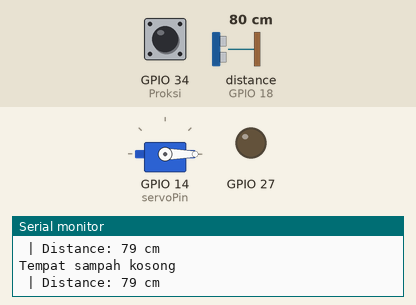
Bench run of a sketch on a simulated ESP32. Parts: servo, output pins drawn as LEDs (lit = HIGH), the last lines printed to the serial monitor. Wiring (inferred from the names in the program): ultrasonic range finder: trigger GPIO 5; echo GPIO 18. Inputs (shaded band) come from the test bench; at power-on: GPIO 34 (Proksi) HIGH, distance to the obstacle (sensor on GPIO 18) 80 cm. The echo pulse lasts 58.3 µs per cm; WiFi joins after 1.5 s; servers stay silent unless stated; no MQTT or app messages arrive unless stated; pins used as bus, display or sensor lines are not drawn.

Above: at 2.7 s.
2.8 s: GPIO 34 (Proksi) pulled LOW for 0.6 s
At 3.8 s:
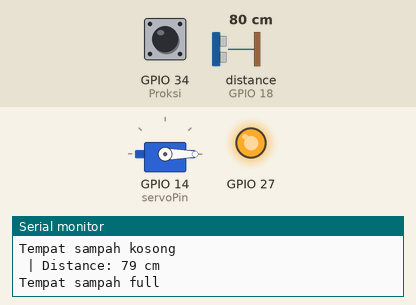
6.5 s: distance to the obstacle (sensor on GPIO 18) set to 12 cm
8.0 s: distance to the obstacle (sensor on GPIO 18) set to 9 cm
At 9.3 s:
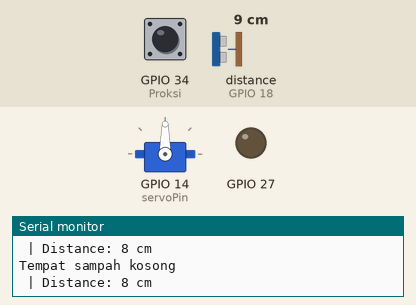
9.6 s: GPIO 34 (Proksi) pulled LOW for 1 s
At 10.4 s:
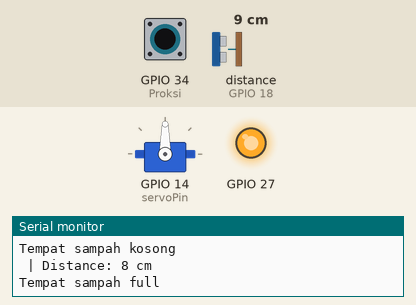
13.6 s: GPIO 34 (Proksi) pulled LOW for 3.2 s
At 19.0 s:
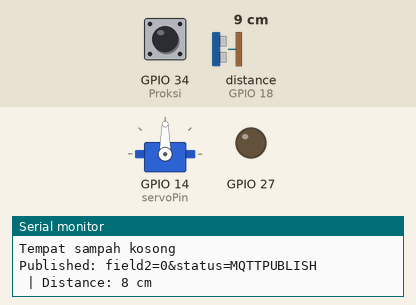
19.9 s: distance to the obstacle (sensor on GPIO 18) set to 18 cm
At 21.6 s:
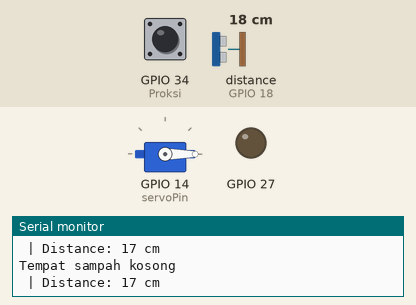
Timing chart, 0 to 22.6 s (numbered marks = the images above; inputs shaded):
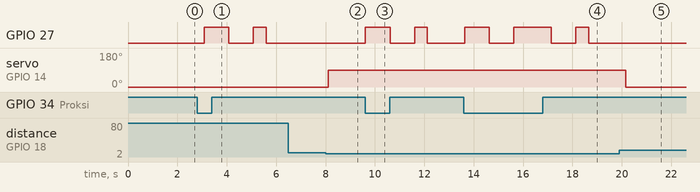

Measured:
- the behaviour switches between 11 and 10 cm on distance to the obstacle (sensor on GPIO 18) (found by bisection; images 1 and 2)
- after the input at 2.8 s, GPIO 27: LOW → HIGH after 0.28 s, → LOW 1.0 s later, → HIGH 1.0 s later, → LOW 0.52 s later
- after the input at 8.0 s, servo on GPIO 14 (servoPin): 0° → 90° after 0.11 s
- after the input at 9.6 s, GPIO 27: LOW → HIGH at once, → LOW 1.0 s later, → HIGH 1.0 s later, → LOW 0.51 s later
- after the input at 13.6 s, GPIO 27: goes HIGH 1.0 s, LOW 1.0 s, HIGH 1.5 s, LOW 1.0 s, HIGH 0.51 s, then LOW, starting at once
- after the input at 19.9 s, servo on GPIO 14 (servoPin): 90° → 0° after 0.26 s

The sketch:

ProjectSampahPenuh.ino
```cpp
#include <WiFi.h>
#include <PubSubClient.h>
#include <ESP32Servo.h>

const int trigPin = 5;
const int echoPin = 18;
const int servoPin = 14;
const int Proksi = 34;

long duration;
int distance;
int deteksi_penuh;
unsigned long tstart = 0;

Servo myServo;

const char *ssid = "Fave";
const char *password = "freewifi";
// const char *mqtt_server = "test.mosquitto.org"; // Alamat IP lokal dari Raspberry Pi
const char *mqtt_server = "mqtt3.thingspeak.com";
const int mqtt_port = 1883;
const char *mqtt_client_id = "MQQeMxoCCh85ARAaKC49MSU";
const char *mqtt_user = "MQQeMxoCCh85ARAaKC49MSU";
const char *mqtt_password = "IhjxF8gak3K3RHjRQ+l0HYyf";
const char *mqtt_topic = "channels/2608048/publish";
long mqttChannelID = 2608048;
// const char *mqtt_topic_command = "channels/2607974/subscribe";

bool pesanTerkirimTutup = false;
bool pesanTerkirimSampahPenuhFull = false;
bool pesanTerkirimSampahPenuhKosong = false;

// Timer
unsigned long tPesanTutup = 0;
unsigned long tPesanSampahFull = 0;
unsigned long tPesanSampahKosong = 0;
const unsigned long intervalSend = 15000;

WiFiClient espClient;
PubSubClient client(espClient);

void setup_wifi()
{
    delay(10);
    Serial.println();
    Serial.print("Connecting to ");
    Serial.println(ssid);
    WiFi.begin(ssid, password);
    while (WiFi.status() != WL_CONNECTED)
    {
        delay(500);
        Serial.print(".");
    }
    Serial.println("");
    Serial.println("WiFi connected");
    Serial.println("IP address: ");
    Serial.println(WiFi.localIP());
}

void reconnect()
{
    while (!client.connected())
    {
        Serial.print("Attempting MQTT connection...");

        if (client.connect(mqtt_client_id, mqtt_user, mqtt_password))
        {
            Serial.println("connected");
        }
        else
        {
            Serial.print("failed, rc=");
            Serial.print(client.state());
            Serial.println(" try again in 5 seconds");
            delay(5000);
        }
    }
}

void setup()
{
    pinMode(27, OUTPUT);
    pinMode(trigPin, OUTPUT);
    pinMode(echoPin, INPUT);
    pinMode(Proksi, INPUT);
    myServo.attach(servoPin);
    myServo.write(0);
    Serial.begin(115200);
    setup_wifi();
    client.setServer(mqtt_server, mqtt_port);

    // Set timer
    tPesanSampahFull = millis();
    tPesanSampahKosong = millis();
    tPesanTutup = millis();
}

void loop()
{
    if (!client.connected())
    {
        reconnect();
    }
    client.loop();
    Ultrasonik();
    Deteksi_Penuh();
}

void Ultrasonik()
{
    // Memicu sinyal ultrasonik
    digitalWrite(trigPin, LOW);
    delayMicroseconds(2);
    digitalWrite(trigPin, HIGH);
    delayMicroseconds(10);
    digitalWrite(trigPin, LOW);

    // Membaca durasi sinyal balik
    duration = pulseIn(echoPin, HIGH);

    // Menghitung jarak
    distance = duration * 0.034 / 2;

    Serial.print(" | Distance: ");
    Serial.print(distance);
    Serial.println(" cm");

    // Jika jarak kurang dari 10 cm, buka servo
    if (distance < 10)
    {
        myServo.write(90);
        // client.publish("/Deteksi/Penuh", String("Tempat Sampah Terbuka").c_str());// Servo bergerak ke 90 derajat (terbuka)

        // Kirim data ke thingspeak
        if (millis() - tPesanTutup > intervalSend)
        {
            if (pesanTerkirimTutup == false)
            {
                String payload = "field1=" + String(distance) + "&status=MQTTPUBLISH";
                if (client.publish(mqtt_topic, payload.c_str()))
                {
                    Serial.print("Published: ");
                    Serial.println(payload);
                    pesanTerkirimTutup = true;
                }
                else
                {
                    Serial.println("Failed to publish data");
                }
            }
            tPesanTutup = millis();
        }
    }
    else
    {
        myServo.write(0); // Servo kembali ke posisi awal (tertutup)
        pesanTerkirimTutup = false;
    }

    delay(500);
}

void Deteksi_Penuh()
{
    deteksi_penuh = digitalRead(Proksi);
    if (deteksi_penuh == LOW)
    {
        Serial.println("Tempat sampah full");
        digitalWrite(27, HIGH);
        delay(1000);
        digitalWrite(27, LOW);
        delay(1000);
        digitalWrite(27, HIGH);
        delay(10);

        // Kirim ke Thingspeak
        if (millis() - tPesanSampahFull > intervalSend)
        {
            if (pesanTerkirimSampahPenuhFull == false)
            {
                String payload = "field2=1&status=MQTTPUBLISH";
                if (client.publish(mqtt_topic, payload.c_str()))
                {
                    Serial.print("Published: ");
                    Serial.println(payload);
                    pesanTerkirimSampahPenuhFull = true;
                }
                else
                {
                    Serial.println("Failed to publish data");
                }
            }
            tPesanSampahFull = millis();
        }

        pesanTerkirimSampahPenuhKosong = false;
    }
    else
    {
        digitalWrite(27, LOW);
        Serial.println("Tempat sampah kosong");

        if (millis() - tPesanSampahKosong > intervalSend)
        {
            if (pesanTerkirimSampahPenuhKosong == false)
            {
                String payload = "field2=0&status=MQTTPUBLISH";
                if (client.publish(mqtt_topic, payload.c_str()))
                {
                    Serial.print("Published: ");
                    Serial.println(payload);
                    pesanTerkirimSampahPenuhKosong = true;
                }
            }
            else
            {
                Serial.println("Failed to publish data");
            }
            tPesanSampahKosong = millis();
        }

        pesanTerkirimSampahPenuhFull = false;
    }
}
```
